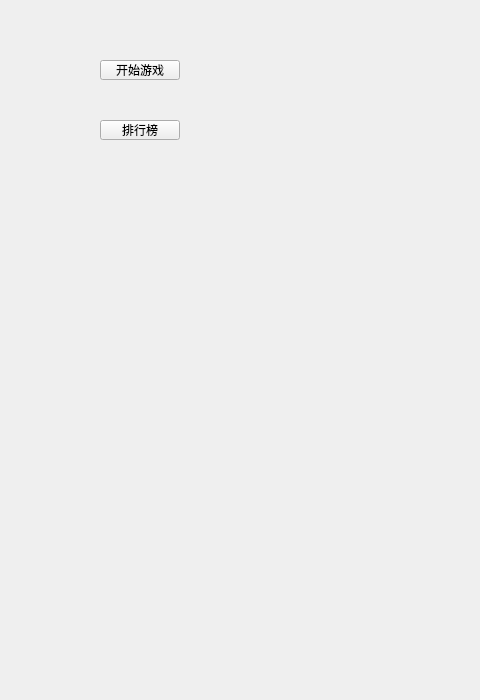
<?xml version="1.0" encoding="UTF-8"?>
<ui version="4.0">
 <class>subWidget</class>
 <widget class="QWidget" name="subWidget">
  <property name="geometry">
   <rect>
    <x>0</x>
    <y>0</y>
    <width>480</width>
    <height>700</height>
   </rect>
  </property>
  <property name="windowTitle">
   <string>Form</string>
  </property>
  <widget class="QPushButton" name="play">
   <property name="geometry">
    <rect>
     <x>100</x>
     <y>60</y>
     <width>80</width>
     <height>20</height>
    </rect>
   </property>
   <property name="text">
    <string>开始游戏</string>
   </property>
  </widget>
  <widget class="QPushButton" name="leaderBoard">
   <property name="geometry">
    <rect>
     <x>100</x>
     <y>120</y>
     <width>80</width>
     <height>20</height>
    </rect>
   </property>
   <property name="text">
    <string>排行榜</string>
   </property>
  </widget>
 </widget>
 <resources/>
 <connections/>
</ui>
